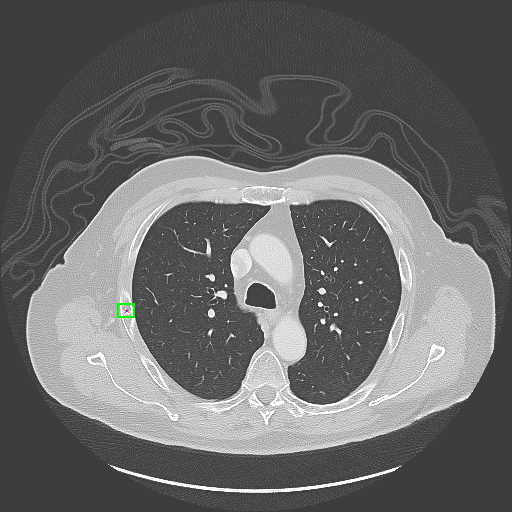
#> input picture data/phantoms/004085_01_02_107.png, 512 x 512 px, found by its file name
$ python filtbackproj_multicore_hybrid_vectorized_para.py
#> lines starting #> are read from the running program, lines starting #| are printed output that depends on the picture
import numpy as np
import matplotlib.pyplot as plt
from PIL import Image, ImageChops
from scipy.fftpack import fft, fftshift, ifft
from multiprocessing import Pool
import multiprocessing
import time

# Some stuffs
from joblib import Parallel, delayed
import multiprocessing

# [6 lines left out: function dummyImg, not called in this run]


def padImage(img):
    N0, N1 = img.size
#> N0 = 512; N1 = 512
    lenDiag = int(np.ceil(np.sqrt(N0**2 + N1**2)))
#> lenDiag = 725
    imgPad = Image.new('L', (lenDiag, lenDiag))
#> imgPad: PIL image 725x725 L; every value is 0
    c0, c1 = int(round((lenDiag - N0) / 2)), int(round((lenDiag - N1) / 2))
#> c0 = 106; c1 = 106
    imgPad.paste(img, (c0, c1))
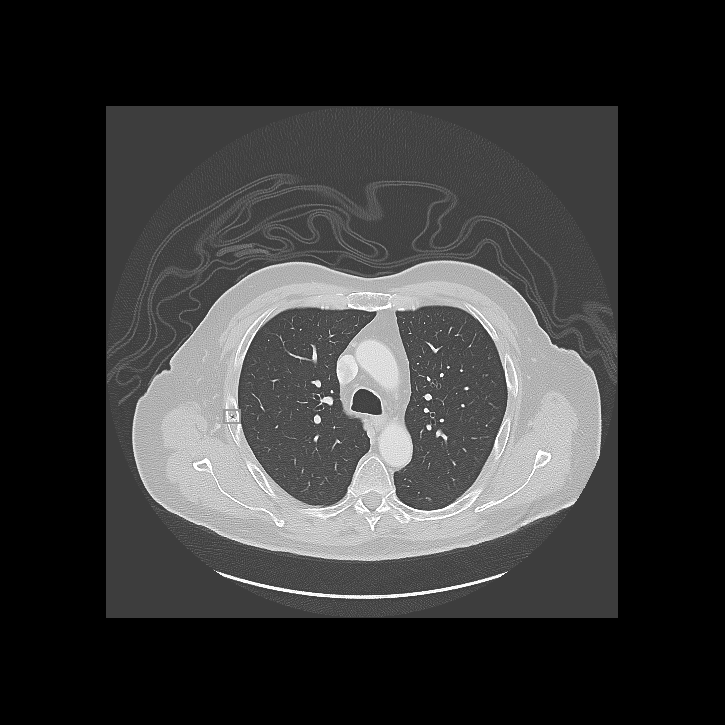
#> imgPad: PIL image 725x725 L; min 0, max 255, mean 52.6
    return imgPad, c0, c1


def _single_proj(args):
    img_arr, angle_deg = args
    img_rot = Image.fromarray(img_arr).rotate(90 - angle_deg, resample=Image.BICUBIC)
    return np.sum(np.array(img_rot), axis=0)


def getProj(img, theta, n_jobs=None, show_progress=False):
    """
    Parallel Radon projection using multiprocessing Pool.
    """
    numAngles = len(theta)
    img_arr = np.array(img)

    if n_jobs is None:
        n_jobs = multiprocessing.cpu_count()

    # Prepare arguments for Pool.map
    args = [(img_arr, theta[n]) for n in range(numAngles)]

    with Pool(processes=n_jobs) as pool:
        results = pool.map(_single_proj, args)

    sinogram = np.stack(results, axis=1)
    return sinogram


# [120 lines left out: functions arange2, _filter_single_angle, projFilter, _backproj_angles_chunk, backproject, not called in this run]


if __name__ == '__main__':
    start_time = time.perf_counter()
    num_cores = multiprocessing.cpu_count()
    print(f"Detected CPU cores: {num_cores}")

    # myImg = dummyImg(400, 400)
    myImg = Image.open('data/phantoms/004085_01_02_107.png').convert('L')

    myImgPad, c0, c1 = padImage(myImg)
#> c0 = 106; c1 = 106
    dTheta = 0.1
    theta = np.arange(0, 361, dTheta)

    print('Getting projections (parallel)...')
    mySino = getProj(myImgPad, theta, n_jobs=num_cores)
#> in getProj, `args = [(img_arr, theta[n]) for n in range(numAngles)]`: args = 3610 items
#> in _single_proj, `img_rot = Image.fromarray(img_arr).rotate(90 - angle_deg, resample=Ima..`:
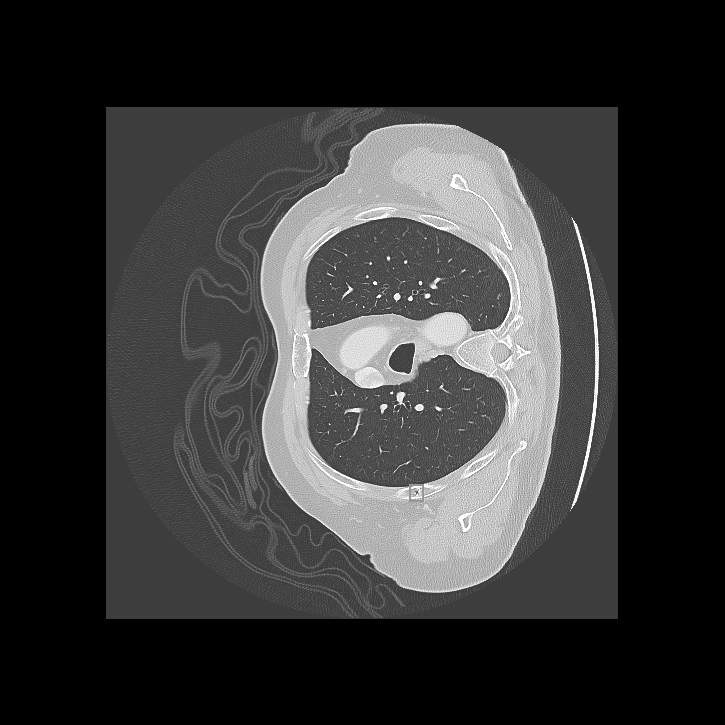
#> img_rot: PIL image 725x725 L; min 0, max 255, mean 52.6
#> in _single_proj (call 9), `img_arr, angle_deg = args`: angle_deg = 0.8
#> in _single_proj (call 9), `img_rot = Image.fromarray(img_arr).rotate(90 - angle_deg, resample=Ima..`:
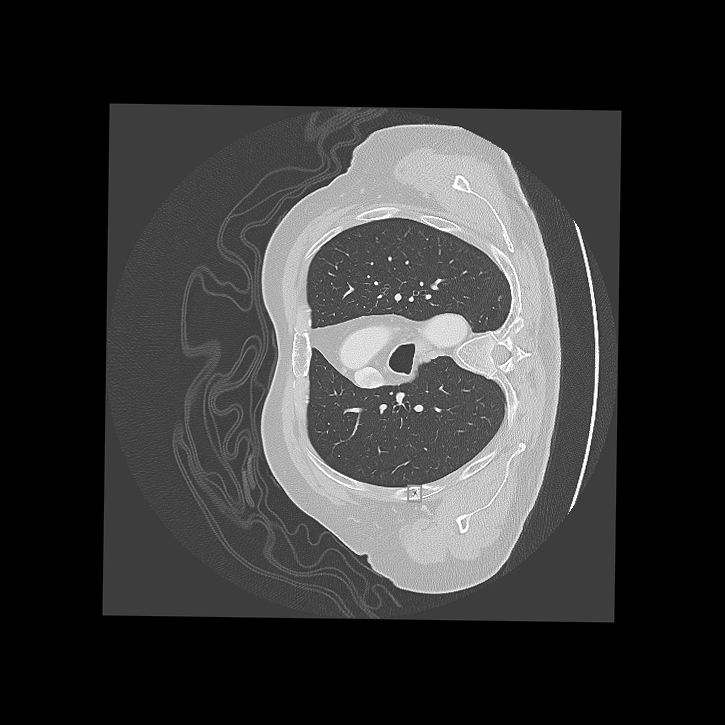
#> img_rot: PIL image 725x725 L; min 0, max 255, mean 52.4
#> in _single_proj (call 16), `img_arr, angle_deg = args`: angle_deg = 1.5
#> in _single_proj (call 16), `img_rot = Image.fromarray(img_arr).rotate(90 - angle_deg, resample=Ima..`:
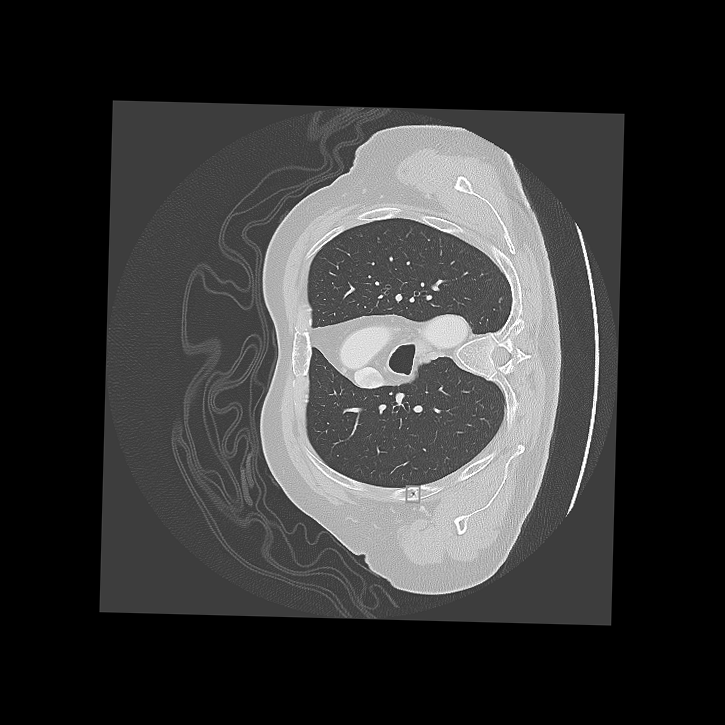
#> img_rot: PIL image 725x725 L; min 0, max 255, mean 52.4
#> in _single_proj (call 24), `img_arr, angle_deg = args`: angle_deg = 2.3
#> in _single_proj (call 24), `img_rot = Image.fromarray(img_arr).rotate(90 - angle_deg, resample=Ima..`:
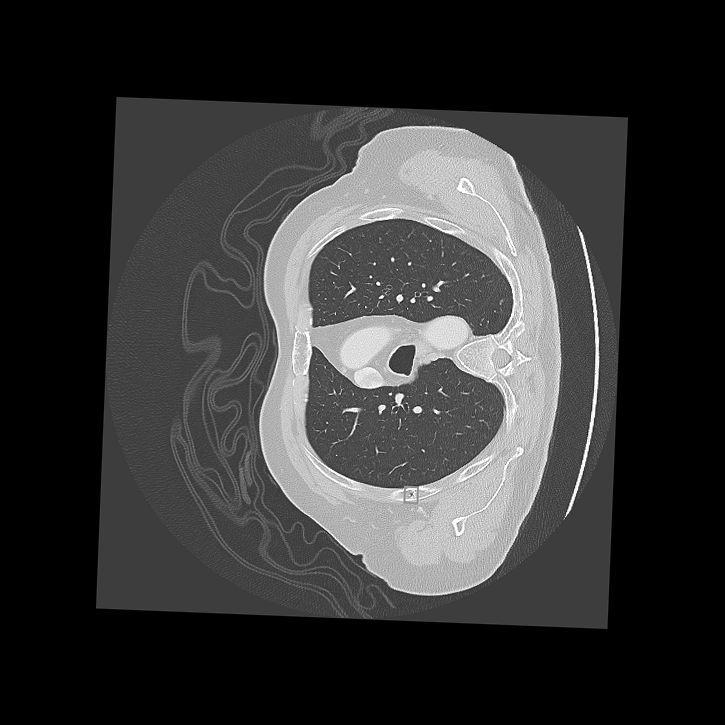
#> img_rot: PIL image 725x725 L; min 0, max 255, mean 52.4
#> in _single_proj (call 32), `img_arr, angle_deg = args`: angle_deg = 3.1
#> in _single_proj (call 32), `img_rot = Image.fromarray(img_arr).rotate(90 - angle_deg, resample=Ima..`:
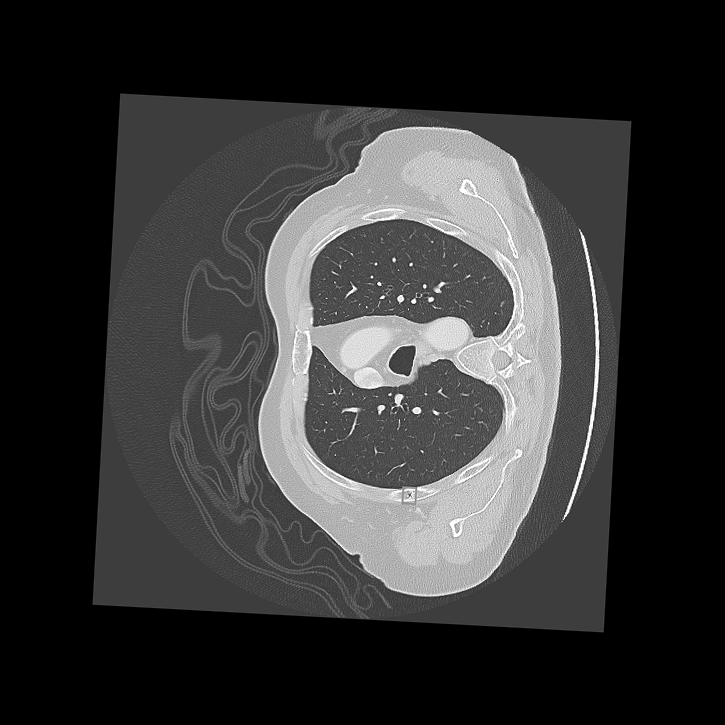
#> img_rot: PIL image 725x725 L; min 0, max 255, mean 52.4
#> in _single_proj (call 40), `img_arr, angle_deg = args`: angle_deg = 3.9
#> in _single_proj (call 40), `img_rot = Image.fromarray(img_arr).rotate(90 - angle_deg, resample=Ima..`:
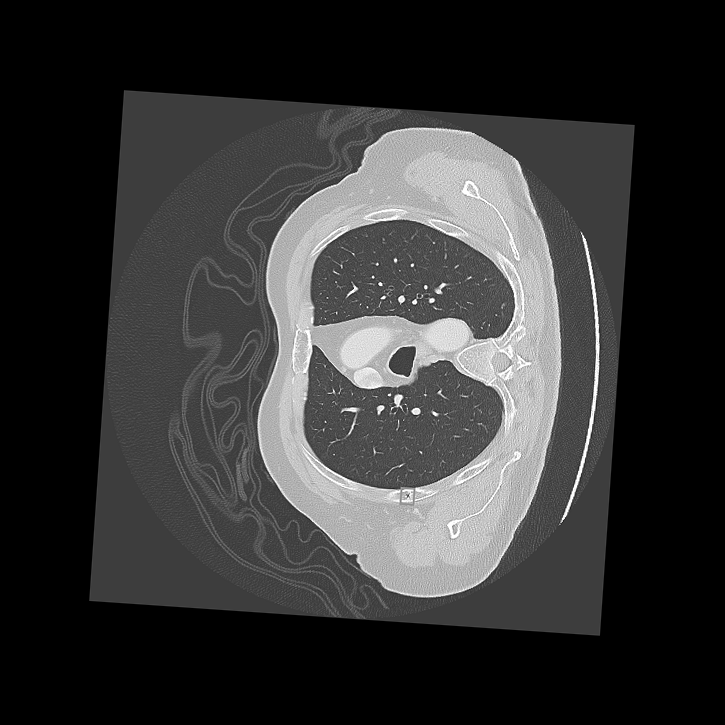
#> img_rot: PIL image 725x725 L; min 0, max 255, mean 52.4
#> (the run stopped early here; a loop or call above may not have finished)
